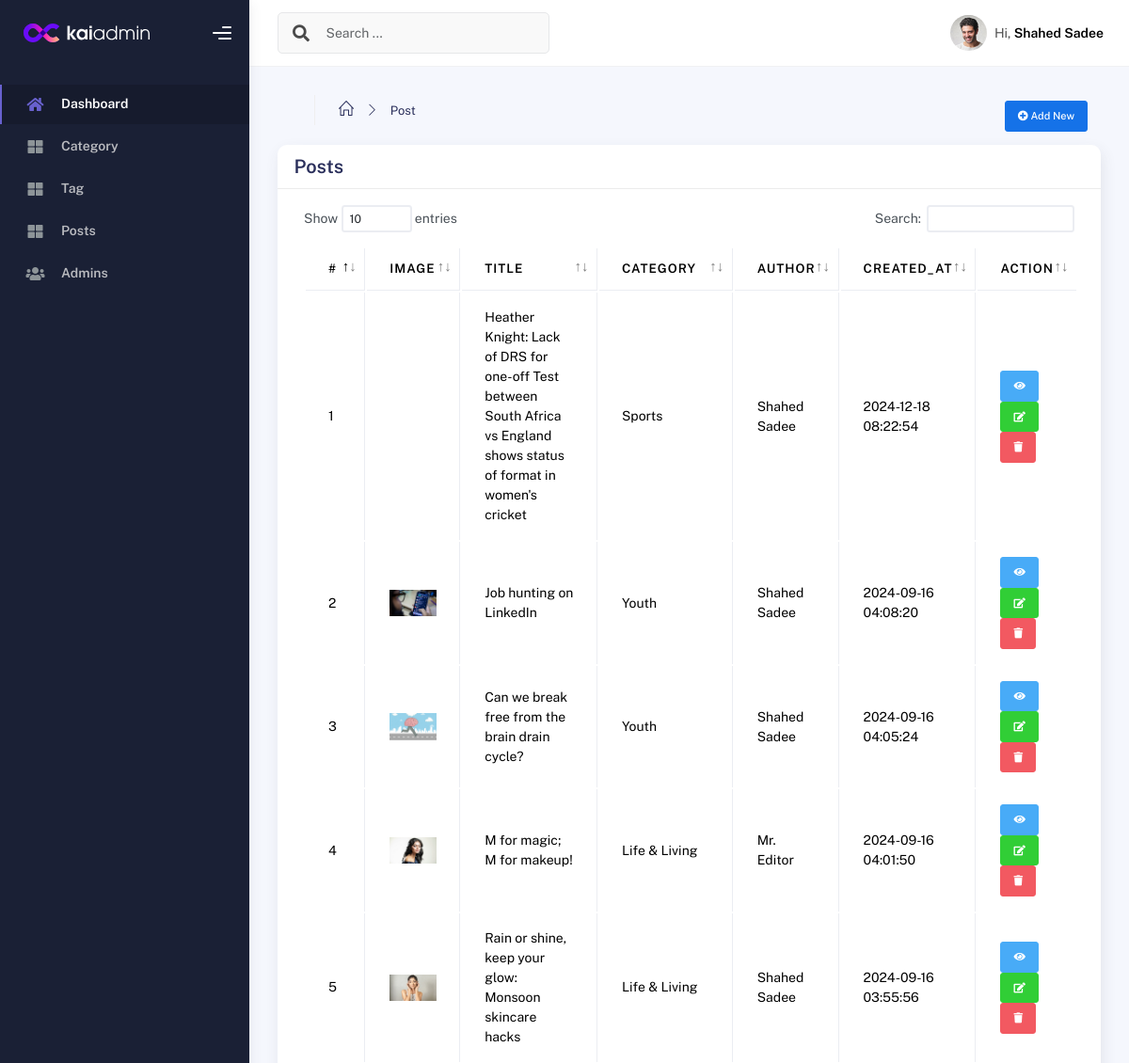
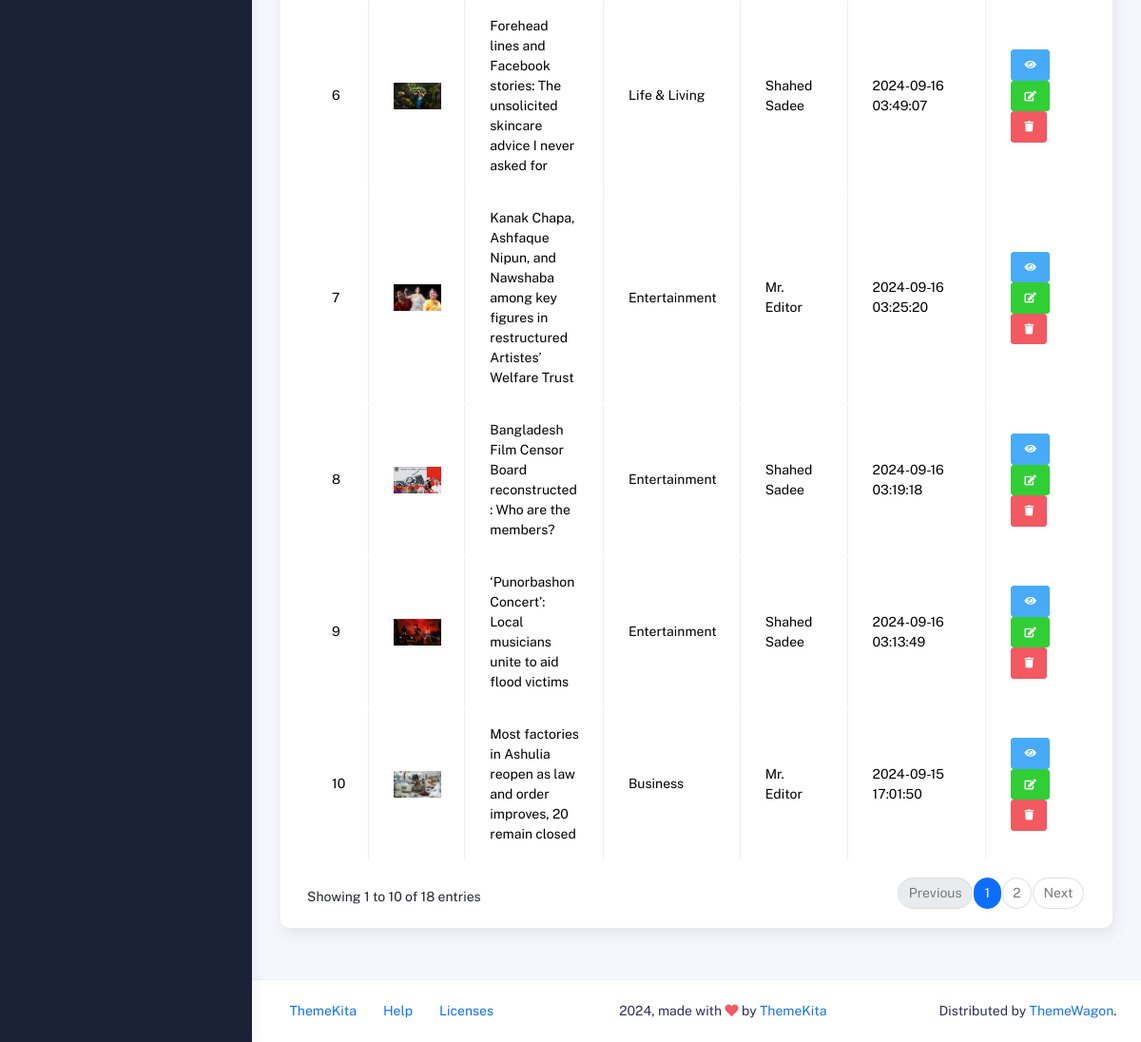
The page /admin/post.php (signed in) on the database its author committed (2 pictures, top to bottom).
### tables this page shows
CREATE TABLE `post` (
  `id` int NOT NULL,
  `category_id` int NOT NULL,
  `user_id` int NOT NULL,
  `title` varchar(255) NOT NULL,
  `slug` varchar(255) NOT NULL,
  `description` longtext NOT NULL,
  `image` varchar(255) NOT NULL,
  `is_published` tinyint(1) NOT NULL DEFAULT '0',
  `is_featured` tinyint(1) DEFAULT '0',
  `created_at` timestamp NULL DEFAULT CURRENT_TIMESTAMP,
  `updated_at` timestamp NULL DEFAULT CURRENT_TIMESTAMP
);

CREATE TABLE `category` (
  `id` int NOT NULL,
  `name` varchar(255) NOT NULL,
  `slug` varchar(255) NOT NULL
);

CREATE TABLE `users` (
  `id` int NOT NULL,
  `name` varchar(255) NOT NULL,
  `email` varchar(255) NOT NULL,
  `password` varchar(255) NOT NULL,
  `status` enum('active','inactive') NOT NULL DEFAULT 'active',
  `image` varchar(255) DEFAULT NULL,
  `role` enum('admin','editor','user') NOT NULL DEFAULT 'user',
  `phone` varchar(15) DEFAULT NULL
);

### admin/post.php (the view, shortened to what this page needs)
<?php
include "layout/head.php";
?>
<body>
    <div class="wrapper">
        <?php
        include "layout/sidebar.php";
        ?>
        <div class="main-panel">
            <div class="main-header">
                <?php
                include "layout/header.php";
                ?>
            </div>
            <div class="container">
                <div class="page-inner">
                    <div class="p-3">
                        <div class="row">
                            <div class="col-md-6">
                                <ul class="breadcrumbs mb-3">
                                    <li class="nav-home">
                                        <a href="dashboard.php">
                                            <i class="icon-home"></i>
                                        </a>
                                    </li>
                                    <li class="separator">
                                        <i class="icon-arrow-right"></i>
                                    </li>
                                    <li class="nav-item">
                                        <a href="post.php">Post</a>
                                    </li>
                                </ul>
                            </div>
                            <div class="col-md-6 text-end">
                                <a href="postCreate.php" class="btn btn-primary btn-sm"><i class="fa fa-plus-circle"></i> Add New</a>
                            </div>
                        </div>
                    </div>
                    <div class="row">
                        <div class="col-md-12">
                            <div class="card">
                                <div class="card-header py-2">
                                    <h4 class="card-title">Posts </h4>
                                </div>
                                <div class="card-body">
                                    <div class="table-responsive">
                                        <table class="table table-bordered" id="datatable">
                                            <thead>
                                                <tr>
                                                    <th scope="col">#</th>
                                                    <th scope="col">Image</th>
                                                    <th scope="col">Title</th>
                                                    <th scope="col">Category</th>
                                                    <th scope="col">Author</th>
                                                    <th scope="col">Created_At</th>
                                                    <th scope="col">Action</th>
                                                </tr>
                                            </thead>
                                            <tbody>
                                                <?php
                                                $sql = "SELECT post.*, category.name as categoryName,users.name as author FROM post
                                                    INNER JOIN category ON post.category_id = category.id INNER JOIN users ON post.user_id = users.id ORDER BY post.id DESC;";
                                                $stmt = $pdo->prepare($sql);
                                                $stmt->execute();
                                                $posts = $stmt->fetchAll(PDO::FETCH_OBJ);
                                                foreach ($posts as $key => $post) {
                                                ?>
                                                    <tr>
                                                        <td><?php echo $key + 1 ?></td>
                                                        <td>
                                                            <img style="width: 50px;" src="<?php echo $post->image ?>" alt="">
                                                        </td>
                                                        <td><?php echo $post->title ?></td>
                                                        <td><?php echo $post->categoryName ?></td>
                                                        <td><?php echo $post->author ?></td>
                                                        <td><?php echo $post->created_at ?></td>
                                                        <td>
                                                            <a href="postShow.php?id=<?php echo $post->id; ?>" class="btn btn-info btn-sm"><i class="fa fa-eye"></i></a>
                                                            <a href="postEdit.php?id=<?php echo $post->id; ?>" class="btn btn-success btn-sm"><i class="fa fa-edit"></i></a>
                                                            <?php
                                                            if ($_SESSION['user_id'] == $post->user_id || $_SESSION['role'] == "admin") { ?>
                                                                <a onclick="return confirm('Are you sure to delete?')" href="postDelete.php?id=<?php echo $post->id; ?>" class="btn btn-danger btn-sm"><i class="fa fa-trash"></i></a>
                                                            <?php     }
                                                            ?>
                                                        </td>
                                                    </tr>
                                                <?php
                                                }
                                                ?>
                                            </tbody>
                                        </table>
                                    </div>
                                </div>
                            </div>
                        </div>
                    </div>
                </div>
            </div>
            <?php
            include "layout/footer.php";
            ?>
        </div>
    </div>
</body>
</html>

### rows shown on the page
post: title "Heather Knight: Lack of DRS for one-off Test between South Africa vs England shows status of format in women's cricket", category.name "Sports", user.name "Shahed Sadee", created_at "2024-12-18 08:22:54"
post: image (picture), title "Job hunting on LinkedIn", category.name "Youth", user.name "Shahed Sadee", created_at "2024-09-16 04:08:20"
post: image (picture), title "Can we break free from the brain drain cycle?", category.name "Youth", user.name "Shahed Sadee", created_at "2024-09-16 04:05:24"
post: image (picture), title "M for magic; M for makeup!", category.name "Life & Living", user.name "Mr. Editor", created_at "2024-09-16 04:01:50"
post: image (picture), title "Rain or shine, keep your glow: Monsoon skincare hacks", category.name "Life & Living", user.name "Shahed Sadee", created_at "2024-09-16 03:55:56"
post: image (picture), title "Forehead lines and Facebook stories: The unsolicited skincare advice I never asked for", category.name "Life & Living", user.name "Shahed Sadee", created_at "2024-09-16 03:49:07"
post: image (picture), title "Kanak Chapa, Ashfaque Nipun, and Nawshaba among key figures in restructured Artistes’ Welfare Trust", category.name "Entertainment", user.name "Mr. Editor", created_at "2024-09-16 03:25:20"
post: image (picture), title "Bangladesh Film Censor Board reconstructed: Who are the members?", category.name "Entertainment", user.name "Shahed Sadee", created_at "2024-09-16 03:19:18"
post: image (picture), title "‘Punorbashon Concert’: Local musicians unite to aid flood victims", category.name "Entertainment", user.name "Shahed Sadee", created_at "2024-09-16 03:13:49"
post: image (picture), title "Most factories in Ashulia reopen as law and order improves, 20 remain closed", category.name "Business", user.name "Mr. Editor", created_at "2024-09-15 17:01:50"

### other values the page prints
$_SESSION['name'] "Shahed Sadee"
